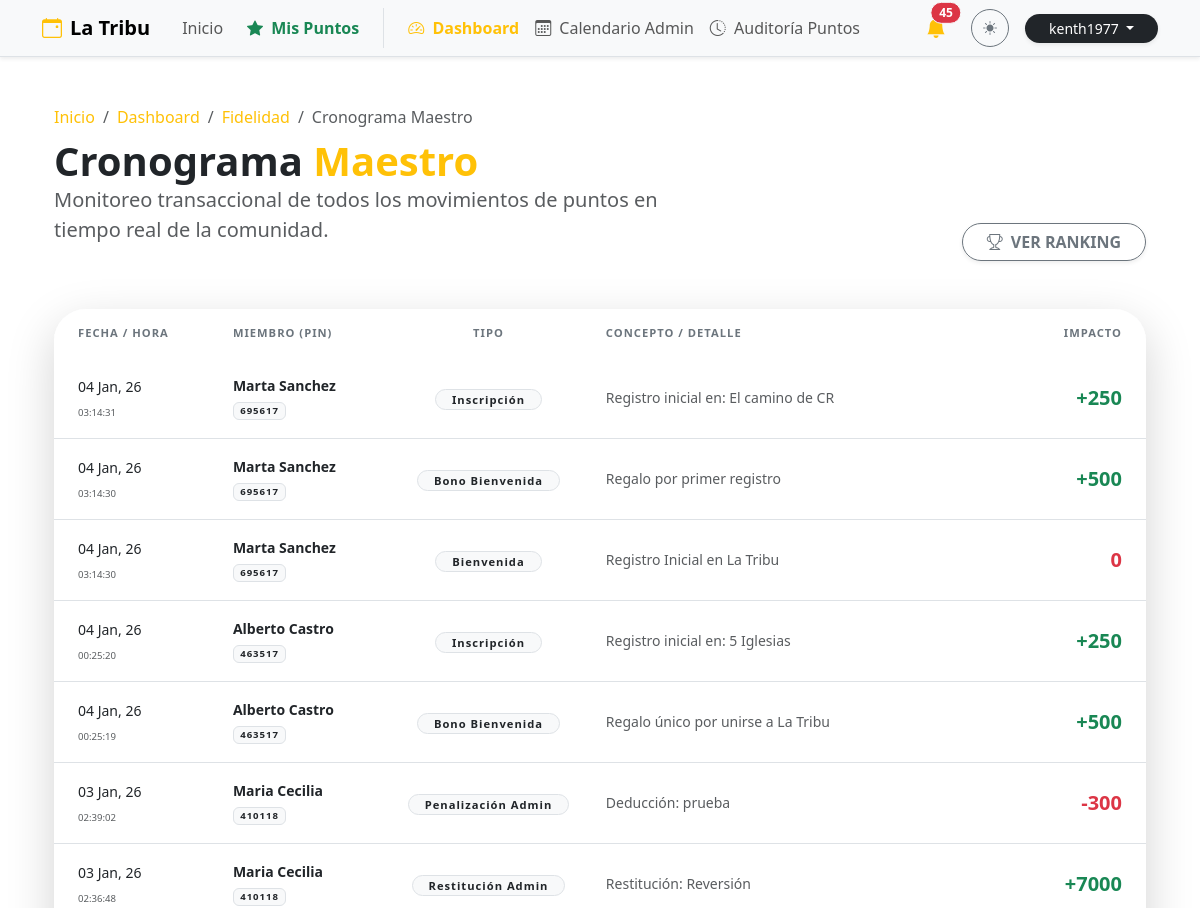
Before: /admin/puntos/cronograma (signed in, upper part) with the older database file.
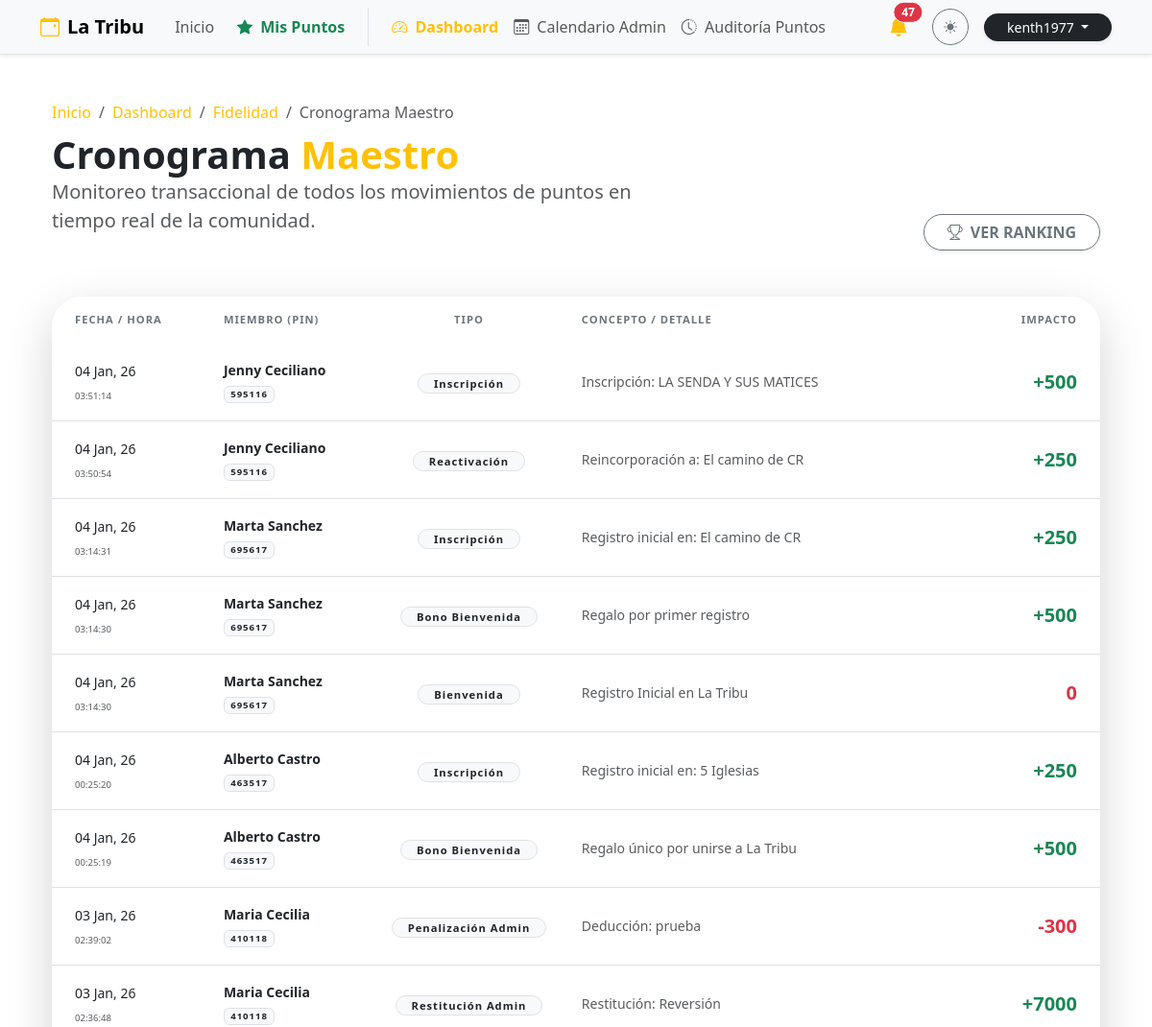
After: the same page with the newer database file.
### db.py (models this page shows)
class PointLog(db.Model):
    __tablename__ = 'point_log'
    id = db.Column(db.Integer, primary_key=True)
    member_id = db.Column(db.Integer, db.ForeignKey('member.id'), nullable=False)
    transaction_type = db.Column(db.String(50), nullable=False)
    description = db.Column(db.String(200))
    amount = db.Column(db.Integer, nullable=False)
    created_at = db.Column(db.DateTime, default=datetime.utcnow)
    booking_id = db.Column(db.Integer, db.ForeignKey('booking.id'), nullable=True)
    is_penalized = db.Column(db.Boolean, default=False)
    penalty_reason = db.Column(db.String(200))

class Member(db.Model):
    __tablename__ = 'member'
    id = db.Column(db.Integer, primary_key=True)
    pin = db.Column(db.String(6), unique=True, nullable=False)
    nombre = db.Column(db.String(100), nullable=False)
    apellido1 = db.Column(db.String(100), nullable=False)
    apellido2 = db.Column(db.String(100))
    telefono = db.Column(db.String(20))
    birth_date = db.Column(db.Date)
    puntos_totales = db.Column(db.Integer, default=0)
    debt_pending = db.Column(db.Boolean, default=False)
    ultimo_regalo_bday = db.Column(db.Integer, default=0) # Año del último regalo
    bookings = db.relationship('Booking', backref='member', lazy=True)
    logs = db.relationship('PointLog', backref='member', lazy=True)

### puntos.py (the view)
@puntos_bp.route('/cronograma')
@login_required
def cronograma_total():
    if not current_user.is_superuser:
        abort(403)
    raw_logs = PointLog.query.order_by(PointLog.created_at.desc()).limit(200).all()
    formatted_logs = [_formatear_log(log) for log in raw_logs]
    return render_template('puntos.html',
                         logs=formatted_logs,
                         selected_member=None,
                         is_global_schedule=True)

### app.py (called while the page is built)
@login_manager.user_loader
def load_user(user_id):
    try:
        return User.query.get(int(user_id))
    except (TypeError, ValueError, Exception):
        return None

@app.before_request
def force_https():
    if request.headers.get('X-Forwarded-Proto') == 'http':
        url = request.url.replace('http://', 'https://', 1)
        return redirect(url, code=301)

### templates/puntos.html (shortened to what the changed rows need)
    {% extends "base.html" %}
    {% block content %}
    <div class="container py-4">
        <div class="row mb-5 align-items-end animate__animated animate__fadeIn">
            <div class="col-md-7">
                <h1 class="display-6 fw-bold mb-0">
                    {% if is_global_schedule %}
                        Cronograma <span class="text-warning">Maestro</span>
                    {% elif selected_member %}
                        Estado de Cuenta: <span class="text-warning">{{ selected_member.nombre }}</span>
                    {% else %}
                        Portal de <span class="text-warning">Fidelidad</span>
                    {% endif %}
                </h1>
            </div>
        </div>
        {% if is_global_schedule %}
        <div class="card border-0 shadow-lg rounded-5 overflow-hidden animate__animated animate__fadeIn">
            <div class="card-body p-0">
                <div class="table-responsive">
                    <table class="table table-hover align-middle mb-0">
                        <thead class="bg-body-tertiary">
                            <tr>
                                <th class="border-0 px-4 py-3 text-secondary x-small fw-bold text-uppercase">Fecha / Hora</th>
                                <th class="border-0 py-3 text-secondary x-small fw-bold text-uppercase">Miembro (PIN)</th>
                                <th class="border-0 py-3 text-secondary x-small fw-bold text-uppercase text-center">Tipo</th>
                                <th class="border-0 py-3 text-secondary x-small fw-bold text-uppercase">Concepto / Detalle</th>
                                <th class="border-0 py-3 text-secondary x-small fw-bold text-uppercase text-end pe-4">Impacto</th>
                            </tr>
                        </thead>
                        <tbody>
                            {% if logs %}
                                {% for log in logs %}
                                <tr class="animate__animated animate__fadeIn" style="animation-delay: {{ loop.index0 * 0.05 }}s">
                                    <td class="px-4 py-3">
                                        <span class="fw-medium small text-body">{{ log.fecha.strftime('%d %b, %y') }}</span><br>
                                        <small class="text-muted" style="font-size: 0.6rem;">{{ log.fecha.strftime('%H:%M:%S') }}</small>
                                    </td>
                                    <td>
                                        <div class="fw-bold text-body small">{{ log.member }}</div>
                                        <span class="badge bg-light text-dark border x-small" style="font-size: 0.6rem;">{{ log.pin }}</span>
                                    </td>
                                    <td class="text-center">
                                        <span class="badge bg-light text-dark border px-3 py-1 rounded-pill x-small fw-bold">{{ log.tipo }}</span>
                                    </td>
                                    <td class="small text-muted">{{ log.detalle }}</td>
                                    <td class="text-end pe-4">
                                        <span class="fw-bold fs-5 {{ log.color }}">
                                            {% if log.monto > 0 %}+{% endif %}{{ log.monto }}
                                        </span>
                                    </td>
                                </tr>
                                {% endfor %}
                            {% endif %}
                        </tbody>
                    </table>
                </div>
            </div>
        </div>
        {% endif %}
    </div>
    {% endblock %}

### templates/base.html (shortened to what the changed rows need)
<!DOCTYPE html>
<html lang="es" data-bs-theme="light">
<head>
    <link href="https://cdn.jsdelivr.net/npm/bootstrap@5.3.2/dist/css/bootstrap.min.css" rel="stylesheet">
    <link rel="stylesheet" href="https://cdn.jsdelivr.net/npm/bootstrap-icons@1.11.1/font/bootstrap-icons.css">
    <link rel="stylesheet" href="https://cdnjs.cloudflare.com/ajax/libs/animate.css/4.1.1/animate.min.css"/>
</head>
<body>
    <nav class="navbar navbar-expand-lg bg-body-tertiary border-bottom sticky-top shadow-sm">
        <div class="container">
            <div class="collapse navbar-collapse" id="navbarNav">
                <div class="d-flex align-items-center gap-3 mt-3 mt-lg-0">
                    {% if current_user.is_authenticated and current_user.is_superuser %}
                    <div class="dropdown">
                        <button class="btn btn-link position-relative text-dark p-0 me-2" type="button" data-bs-toggle="dropdown" aria-expanded="false">
                            <i class="bi bi-bell-fill fs-5 text-warning"></i>
                            {% if admin_unread_count > 0 %}
                            <span class="position-absolute top-0 start-100 translate-middle badge rounded-pill bg-danger border border-light animate__animated animate__pulse animate__infinite">
                                {{ admin_unread_count }}
                            </span>
                            {% endif %}
                        </button>
                    </div>
                    {% endif %}
                </div>
            </div>
        </div>
    </nav>
    <main class="container py-4">
        {% block content %}{% endblock %}
    </main>
</body>
</html>

Changed rows visible on the page:
added PointLog: fecha "04 Jan, 26", fecha "03:51:14", tipo "Inscripción", detalle "Inscripción: LA SENDA Y SUS MATICES", monto "500"
now on this page (row edited): Member: pin "595116" "595116"
added PointLog: fecha "04 Jan, 26", fecha "03:50:54", tipo "Reactivación", detalle "Reincorporación a: El camino de CR"
Other visible differences:
{{ admin_unread_count }}: "45" → "47"
new list line: "Jenny Ceciliano +"
new list line: "Jenny Ceciliano + 250"
